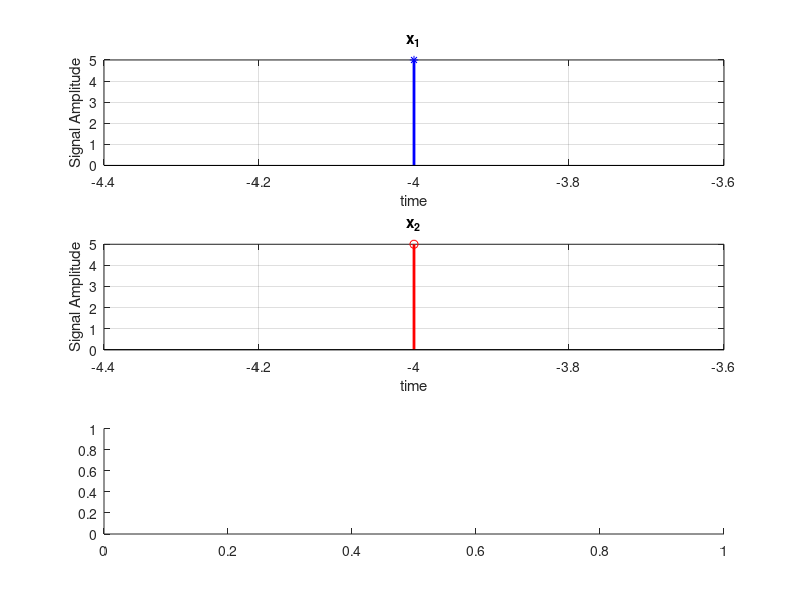

Write the MATLAB code that produced this figure. (Note: this script raises an error after producing the figure.)
clc;
close all ; % To close all the previous figures
% Use subplot to plot two figures
% x1=[1 -1 2 5 1 5 -1];
% x2=[-2 -8 9 4 2 3 5];
% zeroptr1=2;
% zeroptr2=1;
x1=input( 'Enter x1:: ' );
zeroptr1=input( 'Enter index to zero for signal 1:: ' );
x2=input( 'Enter x2:: ' );
zeroptr2=input( 'Enter index to zero for signal 2:: ' );

x3_left=max(zeroptr1-1, zeroptr2-1); % total elements to the left of zero
x3_right=max(length(x1)-zeroptr1, length(x2)-zeroptr2);
% total elements to the right of zero
x3_length=x3_left+x3_right+1;
% total elements of the final array x3 or y3
y1=zeros(1,x3_length); % new vector with zeros padded to x1
y2=zeros(1,x3_length); % new vector with zeros padded to x2
% inserting values to y1 vector from x1
yptr=max(1, zeroptr2-zeroptr1+1);
xptr=1;
for n=1:length(x1)
y1(yptr)=x1(xptr);
yptr=yptr+1;
xptr=xptr+1;
end
% inserting values to y2 vector from x2
yptr=max(1, zeroptr1-zeroptr2+1);
xptr=1;
for n=1:length(x2)
y2(yptr)=x2(xptr);
yptr=yptr+1;
xptr=xptr+1;
end
y3=y1.*y2; % output vector y3 is mul of y1 and y2.
% Note that the length of y1, y2 and y3 is same Output:
zeroptr3=max(zeroptr1, zeroptr2);
x=linspace(-x3_left, x3_right, x3_length); % index of vectors y1, y2, y3
subplot(3,1,1);
stem(x, y1, 'b*' , 'linewidth' , 2);
grid on ;
xlabel( 'time' );
ylabel( 'Signal Amplitude' );
title( 'x_1' );
% Plot command to plot the discrete function y1
hold on ;
subplot(3,1,2);
stem(x, y2, 'ro' , 'linewidth' , 2);
grid on ;
xlabel( 'time' );
ylabel( 'Signal Amplitude' );
title( 'x_2' );
% Plot command to plot the discrete function x2
hold on ;

subplot(3,1,3);
stem(x, y3, 'gX' , 'linewidth' , 2);
grid on ;grid on ;
xlabel( 'time' );
ylabel( 'Signal Amplitude' );
title( 'Multiplication of discrete signals' );
% Plot command to plot the discrete function y3
hold on ;

xticks(-x3_left:1:x3_right);

%legend( 'y1(n)' , 'y2(n)' , 'y3(n)=y1(n)+y2(n)' );